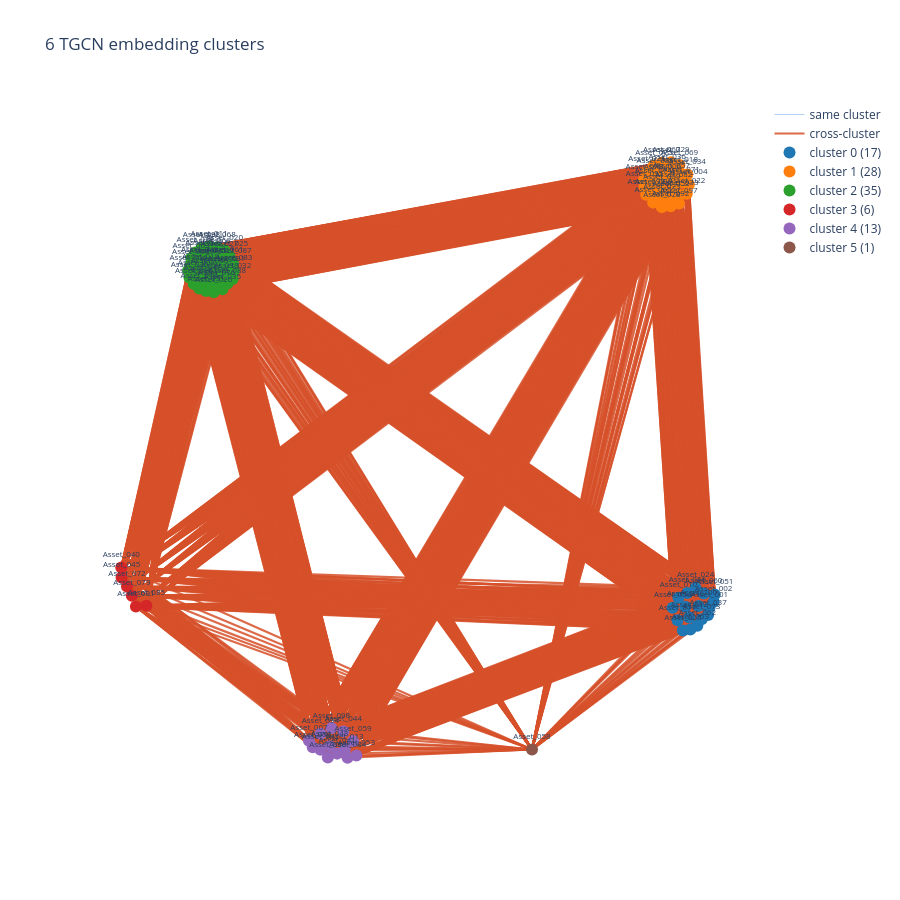

Source (notebook cell):
### Code cell
plot_cluster_graph(pred_cos, emb_labels, f"{n_clusters} TGCN embedding clusters")

### Figure 1 — Plotly figure (JSON) as saved in the notebook; plotly's stock layout.template omitted (floating-point values rounded to 4 significant figures; data arrays with more than 128 entries replaced by an {"elided": "..."} marker saying what was removed)
{"data": [{"hoverinfo": "skip", "line": {"color": "rgba(42,120,214,0.35)", "width": 1}, "mode": "lines", "name": "same cluster", "type": "scatter", "x": {"elided": "3606 float values"}, "y": {"elided": "3606 float values"}}, {"hoverinfo": "skip", "line": {"color": "rgba(214, 80, 42, 0.85)", "width": 2.2}, "mode": "lines", "name": "cross-cluster", "type": "scatter", "x": {"elided": "11244 float values"}, "y": {"elided": "11244 float values"}}, {"hovertemplate": "%{text}<br>cluster %{meta}<extra></extra>", "marker": {"color": "#1f77b4", "size": 12}, "meta": [0, 0, 0, 0, 0, 0, 0, 0, 0, 0, 0, 0, 0, 0, 0, 0, 0], "mode": "markers+text", "name": "cluster 0 (17)", "text": ["Asset_001", "Asset_002", "Asset_005", "Asset_010", "Asset_012", "Asset_016", "Asset_024", "Asset_037", "Asset_046", "Asset_051", "Asset_054", "Asset_060", "Asset_062", "Asset_063", "Asset_073", "Asset_077", "Asset_100"], "textfont": {"size": 8}, "textposition": "top center", "type": "scatter", "x": [0.7451, 0.7567, 0.6729, 0.661, 0.6904, 0.6798, 0.7075, 0.7415, 0.685, 0.7593, 0.6452, 0.7297, 0.7122, 0.6932, 0.7241, 0.6584, 0.7154], "y": [-0.593, -0.577, -0.6549, -0.5658, -0.6198, -0.5906, -0.5392, -0.613, -0.5528, -0.5572, -0.593, -0.5542, -0.642, -0.6519, -0.6246, -0.627, -0.5882]}, {"hovertemplate": "%{text}<br>cluster %{meta}<extra></extra>", "marker": {"color": "#ff7f0e", "size": 12}, "meta": [1, 1, 1, 1, 1, 1, 1, 1, 1, 1, 1, 1, 1, 1, 1, 1, 1, 1, 1, 1, 1, 1, 1, 1, 1, 1, 1, 1], "mode": "markers+text", "name": "cluster 1 (28)", "text": ["Asset_004", "Asset_006", "Asset_009", "Asset_018", "Asset_021", "Asset_022", "Asset_023", "Asset_029", "Asset_033", "Asset_034", "Asset_036", "Asset_052", "Asset_055", "Asset_057", "Asset_065", "Asset_067", "Asset_069", "Asset_070", "Asset_071", "Asset_074", "Asset_075", "Asset_078", "Asset_082", "Asset_089", "Asset_090", "Asset_092", "Asset_097", "Asset_099"], "textfont": {"size": 8}, "textposition": "top center", "type": "scatter", "x": [0.6891, 0.6176, 0.6158, 0.6635, 0.5752, 0.6836, 0.616, 0.6405, 0.6648, 0.6849, 0.6305, 0.6405, 0.5689, 0.6415, 0.5922, 0.6154, 0.6637, 0.5682, 0.6686, 0.5928, 0.5942, 0.6159, 0.6481, 0.598, 0.5931, 0.6398, 0.6623, 0.5736], "y": [0.5551, 0.57, 0.5406, 0.5883, 0.5898, 0.5302, 0.5148, 0.6156, 0.5261, 0.5824, 0.5957, 0.5217, 0.549, 0.5717, 0.5062, 0.6143, 0.6083, 0.5696, 0.5606, 0.5587, 0.6071, 0.494, 0.547, 0.5848, 0.5294, 0.4961, 0.5039, 0.5278]}, {"hovertemplate": "%{text}<br>cluster %{meta}<extra></extra>", "marker": {"color": "#2ca02c", "size": 12}, "meta": [2, 2, 2, 2, 2, 2, 2, 2, 2, 2, 2, 2, 2, 2, 2, 2, 2, 2, 2, 2, 2, 2, 2, 2, 2, 2, 2, 2, 2, 2, 2, 2, 2, 2, 2], "mode": "markers+text", "name": "cluster 2 (35)", "text": ["Asset_003", "Asset_008", "Asset_011", "Asset_014", "Asset_015", "Asset_017", "Asset_019", "Asset_020", "Asset_025", "Asset_026", "Asset_027", "Asset_028", "Asset_030", "Asset_031", "Asset_032", "Asset_035", "Asset_038", "Asset_039", "Asset_043", "Asset_047", "Asset_049", "Asset_056", "Asset_061", "Asset_064", "Asset_066", "Asset_068", "Asset_076", "Asset_081", "Asset_083", "Asset_086", "Asset_087", "Asset_088", "Asset_093", "Asset_095", "Asset_096"], "textfont": {"size": 8}, "textposition": "top center", "type": "scatter", "x": [-0.6614, -0.6468, -0.6126, -0.6393, -0.6164, -0.5945, -0.6355, -0.5712, -0.5572, -0.6003, -0.5838, -0.6502, -0.6659, -0.6207, -0.5488, -0.5766, -0.5834, -0.6267, -0.6383, -0.6307, -0.6111, -0.6624, -0.5698, -0.6693, -0.6047, -0.5908, -0.5924, -0.5653, -0.5456, -0.6116, -0.5479, -0.5629, -0.6333, -0.585, -0.6546], "y": [0.3558, 0.3082, 0.3877, 0.273, 0.3423, 0.3397, 0.3237, 0.3769, 0.3612, 0.2631, 0.3613, 0.3708, 0.3032, 0.2662, 0.2992, 0.2713, 0.2996, 0.3639, 0.3439, 0.2939, 0.2879, 0.3384, 0.3433, 0.3229, 0.3674, 0.3853, 0.2817, 0.3195, 0.3208, 0.3138, 0.3416, 0.2866, 0.3831, 0.3187, 0.2857]}, {"hovertemplate": "%{text}<br>cluster %{meta}<extra></extra>", "marker": {"color": "#d62728", "size": 12}, "meta": [3, 3, 3, 3, 3, 3], "mode": "markers+text", "name": "cluster 3 (6)", "text": ["Asset_040", "Asset_045", "Asset_072", "Asset_079", "Asset_085", "Asset_091"], "textfont": {"size": 8}, "textposition": "top center", "type": "scatter", "x": [-0.8509, -0.85, -0.8354, -0.8222, -0.7827, -0.8112], "y": [-0.484, -0.5112, -0.5356, -0.5603, -0.5874, -0.5899]}, {"hovertemplate": "%{text}<br>cluster %{meta}<extra></extra>", "marker": {"color": "#9467bd", "size": 12}, "meta": [4, 4, 4, 4, 4, 4, 4, 4, 4, 4, 4, 4, 4], "mode": "markers+text", "name": "cluster 4 (13)", "text": ["Asset_007", "Asset_013", "Asset_041", "Asset_042", "Asset_044", "Asset_048", "Asset_050", "Asset_053", "Asset_059", "Asset_080", "Asset_084", "Asset_094", "Asset_098"], "textfont": {"size": 8}, "textposition": "top center", "type": "scatter", "x": [-0.3417, -0.2441, -0.2651, -0.3103, -0.2483, -0.2854, -0.3313, -0.213, -0.222, -0.2904, -0.2368, -0.3107, -0.2805], "y": [-0.9539, -0.977, -0.9889, -0.9786, -0.9285, -0.9688, -0.9717, -0.9941, -0.9548, -0.9991, -1, -0.9348, -0.9197]}, {"hovertemplate": "%{text}<br>cluster %{meta}<extra></extra>", "marker": {"color": "#8c564b", "size": 12}, "meta": [5], "mode": "markers+text", "name": "cluster 5 (1)", "text": ["Asset_058"], "textfont": {"size": 8}, "textposition": "top center", "type": "scatter", "x": [0.2636], "y": [-0.9777]}], "layout": {"height": 900, "plot_bgcolor": "white", "showlegend": true, "title": {"text": "6 TGCN embedding clusters"}, "width": 900, "xaxis": {"visible": false}, "yaxis": {"scaleanchor": "x", "visible": false}}}
